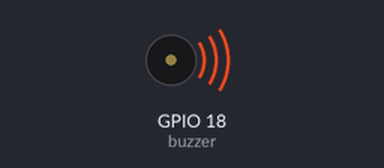
A program run on a simulated Raspberry Pi (BCM pin numbers). Parts: buzzer (waves = sounding, pin HIGH). What the program prints to the terminal is not drawn.

Above: at 0.5 s.
Timing chart, 0 to 4.6 s (numbered marks = the images above):
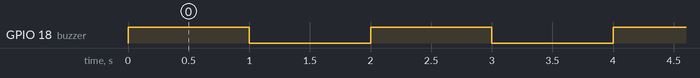

Measured:
- by itself, GPIO 18 (buzzer): alternates HIGH for 1.0 s and LOW for 1.0 s

The program:

buzzer01.py
```python
from gpiozero import Buzzer
from time import sleep

#GPIO 21번 핀에 부저의 +극을 연결한 경우
buzzer = Buzzer(18)

while True:
    buzzer.on() #부저켜기
    print("Buzzer on")
    sleep(1)

    buzzer.off() #부저끄기
    print("Buzzer off")
    sleep(1)
```
